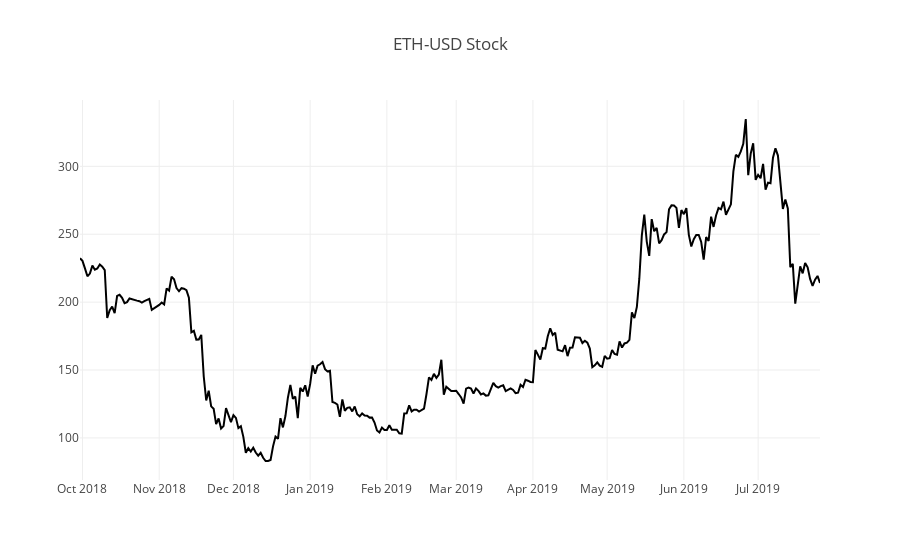

The notebook cell this image was saved under:
### Markdown cell above
### Stock Example
Let's see what a single stock looks like from the closing prices. For this example and future display examples in this project, we'll use Apple's stock (AAPL). If we tried to graph all the stocks, it would be too much information.

### Code cell
project_helper.plot_stock(close[apple_ticker], '{} Stock'.format(apple_ticker))

### Figure 1 — Plotly figure (JSON) as saved in the notebook; plotly's stock layout.template omitted (floating-point values rounded to 4 significant figures; data arrays with more than 128 entries replaced by an {"elided": "..."} marker saying what was removed)
{"data": [{"line": {"color": "black"}, "name": "Index", "type": "scatter", "x": {"elided": "300 str values"}, "y": {"elided": "300 float values"}}], "layout": {"title": "ETH-USD Stock"}}
